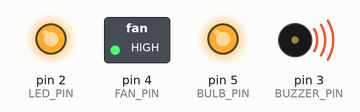
Simulated run of this sketch. Board: Arduino Uno, built with avr-gcc and run on an emulated ATmega328P. Parts: switched loads named in the sketch (green lamp = pin HIGH), output pins drawn as LEDs (lit = HIGH), buzzer (waves = sounding).

Above: at 0.3 s.
At 1.8 s:
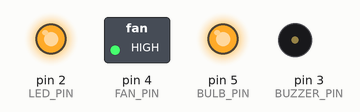
At 3.3 s:
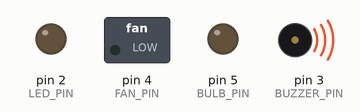
At 4.8 s:
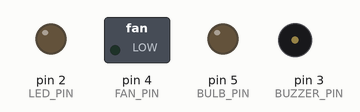
Timing chart, 0 to 7.8 s (numbered marks = the images above):
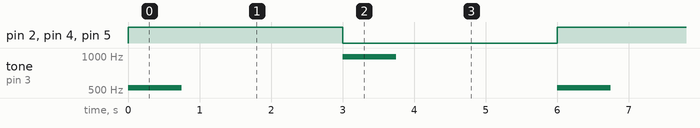

Measured:
- by itself, pin 2 (LED_PIN), pin 4 (FAN_PIN), pin 5 (BULB_PIN): alternates HIGH for 3.0 s and LOW for 3.0 s
- by itself, tone on pin 3 (BUZZER_PIN): repeats every 6.0 s: silent 2.3 s, 988 Hz 0.75 s, silent 2.3 s, 523 Hz 0.75 s

The sketch:

ch09_darlington_array.ino
```cpp
#define LED_PIN 2 // LED
#define BUZZER_PIN 3 // 蜂鳴器
#define FAN_PIN 4 // 風扇
#define BULB_PIN 5 // 燈泡
#define NOTE_C5  523
#define NOTE_B5  988

void setup() {
  pinMode(LED_PIN, OUTPUT);
  pinMode(FAN_PIN, OUTPUT);
  pinMode(BULB_PIN, OUTPUT);
}
void loop() {
  digitalWrite(LED_PIN, HIGH);
  tone(BUZZER_PIN, NOTE_C5, 3000 / 4);
  digitalWrite(FAN_PIN, HIGH);
  digitalWrite(BULB_PIN, HIGH);
  delay(3000);
  digitalWrite(LED_PIN, LOW);
  tone(BUZZER_PIN, NOTE_B5, 3000 / 4);
  digitalWrite(FAN_PIN, LOW);
  digitalWrite(BULB_PIN, LOW);
  delay(3000);
}
```
